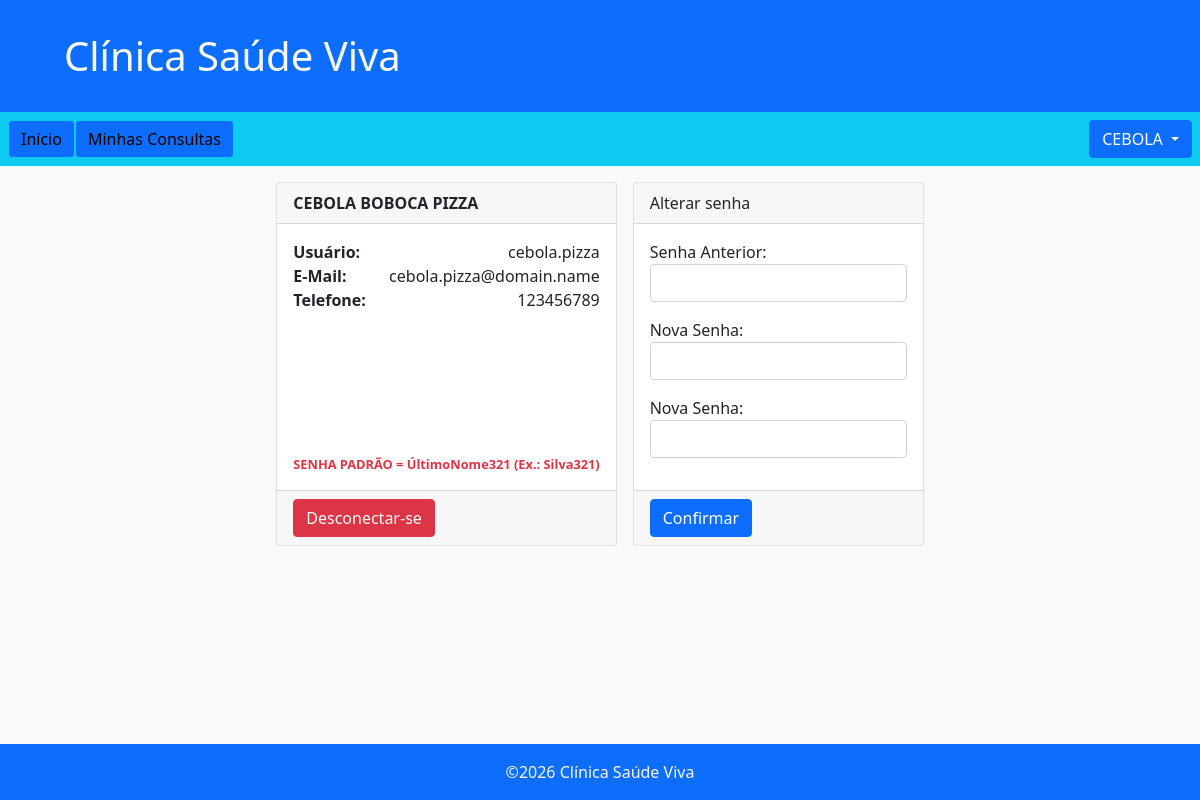
/users/ (signed in), run on the app's committed database.
### users/models.py (models this page shows, shortened)
class Professional(models.Model):
    name      = models.CharField(max_length=20, verbose_name='Nome')
    full_name = models.CharField(max_length=80, verbose_name='Nome Completo')
    phone     = models.CharField(max_length= 9, verbose_name='Telefone')
    user           = models.OneToOneField(User,
        verbose_name='Usuário',
        related_name='professional',
        on_delete=models.CASCADE,
        )
    qualifications = models.ManyToManyField(Qualification,
        through='ProfessionalQualification',
        verbose_name='Qualificações',
        related_name='professional',
        )
    objects = ProfessionalManager()
    class Meta:
        verbose_name        = 'Profissional'
        verbose_name_plural = 'Profissionais'

### users/views.py (the view)
# urls.py: path('', index_view, name='home'),
@login_required()
def index_view(request):
    context = dict()
    user = request.user
    if is_patient := hasattr(user, 'patient'):
        context['patient'] = user.patient
    elif is_professional := hasattr(user, 'professional'):
        context['professional'] = user.professional
    context['is_either'] = (is_patient or is_professional)
    if request.method == 'POST':
        form = PasswordForm(user, request.POST)
        if form.is_valid():
            form.save()
            return redirect('users:index')
    else:
        form = PasswordForm(user)
    context['form'] = form
    return render(request, 'index.html', context)

### users/forms.py
class PasswordForm(PasswordChangeForm):
    old_password  = forms.CharField(
        widget=forms.PasswordInput(attrs={
            'class': 'form-control',
    }), label='Senha Anterior')
    new_password1 = forms.CharField(
        widget=forms.PasswordInput(attrs={
            'class': 'form-control',
    }), label='Nova Senha')
    new_password2 = forms.CharField(
        widget=forms.PasswordInput(attrs={
            'class': 'form-control',
    }), label='Nova Senha')

### users/templates/index.html (shortened to what this page needs)
{% extends 'base.html' %}
{% block content %}
    <div class="d-flex flex-row justify-content-center gap-3">
    {% if is_either %}
        {% if patient %}
            <div class="card" style="min-width: 400px; max-width: 400px; min-height: 300px;">
                <div class="card-header">
                    <strong>{{patient.full_name}}</strong>
                </div>
                <div class="card-body d-flex flex-column">
                    <span class="d-flex justify-content-between">
                        <strong>Usuário:</strong> {{patient.user.username}}</span>
                    {% if patient.user.email %}
                        <span class="d-flex justify-content-between">
                    <strong>E-Mail:</strong> <span>{{patient.user.email}}</span></span>
                    {% endif %}
                    <span class="d-flex justify-content-between">
                        <strong>Telefone:</strong> {{patient.phone}}</span>
                    <span class="text-danger mt-auto" style="font-size: .8rem;"><strong>SENHA PADRÃO = NÚMERO DE TELEFONE</strong></span>
                </div>
                <div class="card-footer">
                    <a class="btn btn-danger" href="{% url 'users:logout' %}">Desconectar-se</a>
                </div>
            </div>
        {% elif professional %}
            <div class="card">
                <div class="card-header">
                    <strong>{{professional.full_name}}</strong>
                </div>
                <div class="card-body d-flex flex-column">
                    <span class="d-flex justify-content-between">
                        <strong>Usuário:</strong> {{professional.user.username}}</span>
                    <span class="d-flex justify-content-between">
                        <strong>E-Mail:</strong> {{professional.user.email}}</span>
                    <span class="d-flex justify-content-between">
                        <strong>Telefone:</strong> {{professional.phone}}</span>
                    <span class="text-danger mt-auto" style="font-size: .8rem;"><strong>SENHA PADRÃO = ÚltimoNome321 (Ex.: Silva321)</strong></span>
                </div>
                <div class="card-footer">
                    <a class="btn btn-danger" href="{% url 'users:logout' %}">Desconectar-se</a>
                </div>
            </div>
        {% endif %}
    {% endif %}
    <div class="card">
        <form method="post">
            <div class="card-header">Alterar senha</div>
            <div class="card-body">{{form.as_p}}</div>
            <div class="card-footer"><button type="submit" class="btn btn-primary">Confirmar</button></div>
        </form>
    </div>
    </div>
{% endblock content %}

### .templates/base.html (shortened to what this page needs)
<!DOCTYPE html>
<html lang="pt-br">
<head>
    <link href="https://cdn.jsdelivr.net/npm/bootstrap@5.0.2/dist/css/bootstrap.min.css" rel="stylesheet">
</head>
<body class="min-vh-100 d-flex flex-column">
    <header class="container-fluid bg-primary text-light p-3">
        <a href="{% url 'home' %}">
            <h1 class="ms-5 m-3 text-decoration-none text-light">Clínica Saúde Viva</h1>
        </a>
    </header>
    <nav class="container-fluid d-flex flex-row p-2 bg-info">
        <a class="btn btn-info bg-primary" href="{% url 'home' %}">Início</a>
        {% if user.is_authenticated %}
        <a class="btn btn-info bg-primary" href="{% url 'appointments:my_list' %}">Minhas Consultas</a>
        <div class="dropdown ms-auto">
            <button class="btn btn-primary dropdown-toggle" data-bs-toggle="dropdown">
                {% if user.patient %}
                    {{user.patient.name}}
                {% elif user.professional %}
                    {{user.professional.name}}
                {% else %}
                    {{user.username}}
                {% endif %}
            </button>
        </div>
        {% else %}
        <div class="ms-auto">
            <a class="btn btn-info bg-primary" href="{% url 'users:register' %}">Registrar-se</a>
            <a class="btn btn-info bg-primary" href="{% url 'users:login' %}">Login</a>
        </div>
        {% endif %}
    </nav>
    <main class="container-fluid bg-light flex-grow-1 p-3">
        {% block content %}
        {% endblock content %}
    </main>
    <footer class="container-fluid bg-primary text-light p-3 d-flex flex-row justify-content-center">
        <span>&copy;2026 Clínica Saúde Viva</span>
    </footer>
</body>
</html>

### data on the page
Professional: full_name "CEBOLA BOBOCA PIZZA", user.username "cebola.pizza", user.email "cebola.pizza@domain.name", phone "123456789"

### other printed values
{{ user.professional.name }} "CEBOLA"
